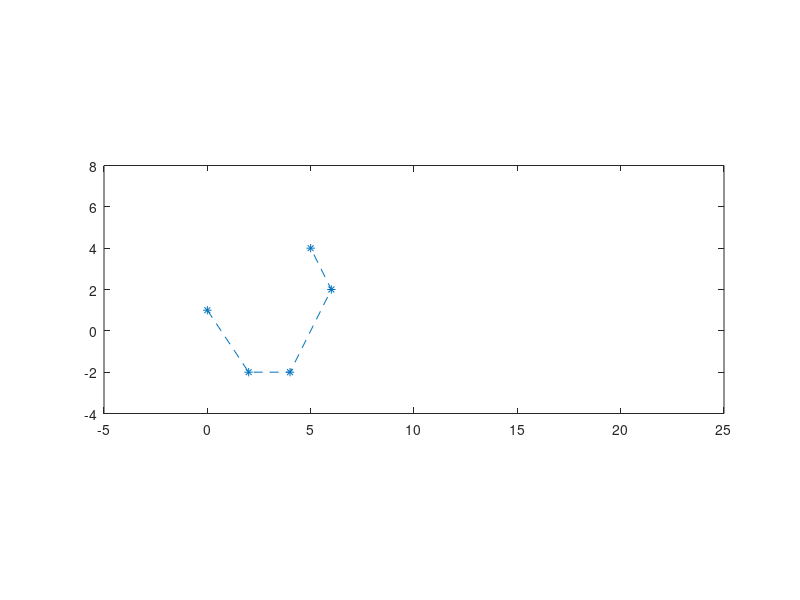

Write the MATLAB code that produced this figure. (Note: this script raises an error after producing the figure.)
%bezier
clear
px = [0 2 4 6 5];
py = [1 -2 -2 2 4];

plot(px, py, '*--')

axis([-5 25 -4 8])
axis equal
hold on

syms t

cx(t) = 0*t;
cy(t) = 0*t;

n = 4;

for i = 0:n
    b(t) = nchoosek(n, i) * t^i * (1-t)^(n-i);
    cx(t) = cx(t) + px(i + 1) * b(t);

    cy(t) = cy(t) + py(i +1) * b(t);
end

fplot(cx, cy, [0 1])
%erinto vektor
%kezdopont
t0 = 0;
P = [cx(t0), cy(t0)];
plot(P(1), P(2), 'r.', 'MarkerSize', 10)

cxd(t) = diff(cx, t);
cyd(t) = diff(cy, t);

a = [cxd(t0), cyd(t0)]

quiver(P(1), P(2), a(1), a(2))

%vegpont
t0 = 1;
P = [cx(t0), cy(t0)];
plot(P(1), P(2), 'r.', 'MarkerSize', 10)

cxd(t) = diff(cx, t);
cyd(t) = diff(cy, t);

a = [cxd(t0), cyd(t0)]

quiver(P(1), P(2), a(1), a(2))

hold on

%hermit

rx = [5 10];
ry = [4 6];

vx = [a(1), 2];
vy = [a(2), -4];

plot (rx, ry, 'r*')

t0 = 0;
t1 = 2;

%x
syms a3 a2 a1 a0 t
cx(t) = a3 * t^3 + a2 * t^2 + a1 * t^1 + a0;
cxd(t) = diff(cx, t);
eq = [cx(t0) == rx(1), cx(t1) == rx(2), ...
      cxd(t0) == vx(1), cxd(t1) == vx(2)];

m = solve( eq, [a3 a2 a1 a0 ]);
x(t) = subs(cx, [a3 a2 a1 a0], [m.a3 m.a2 m.a1 m.a0])

%y
syms b3 b2 b1 b0 
cy(t) = b3 * t^3 + b2 * t^2 + b1 * t^1 + b0;
cyd(t) = diff(cy, t);
eq = [cy(t0) == ry(1), cy(t1) == ry(2), ...
      cyd(t0) == vy(1), cyd(t1) == vy(2)];

m = solve( eq, [b3 b2 b1 b0 ]);
y(t) = subs(cy, [b3 b2 b1 b0], [m.b3 m.b2 m.b1 m.b0])

fplot(x, y, [t0 t1])